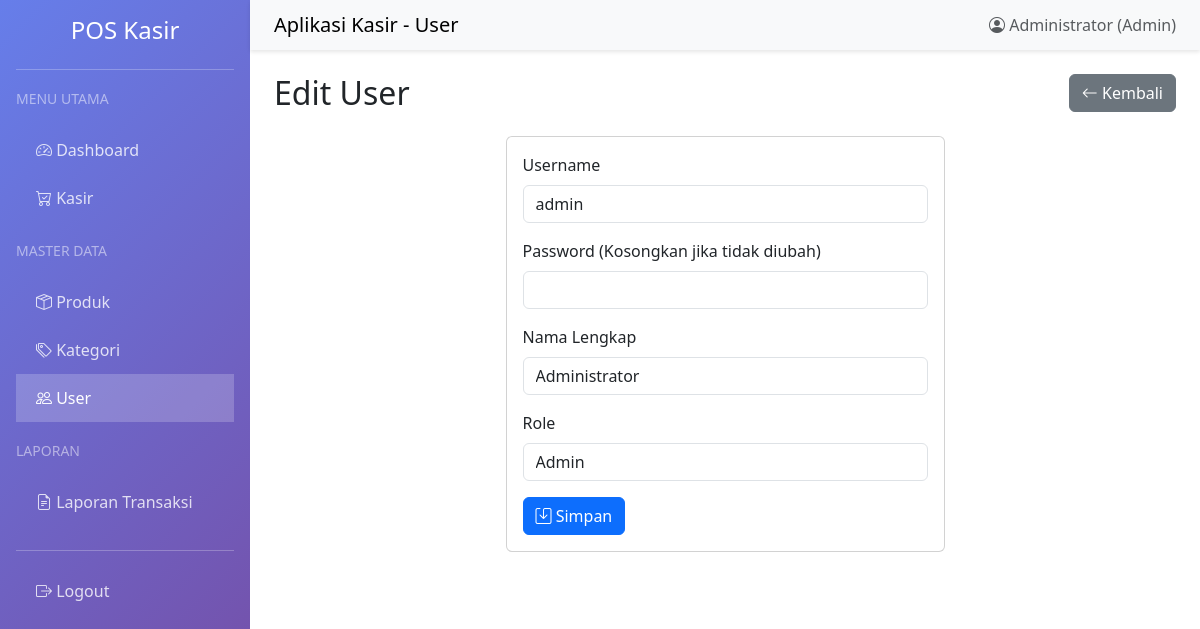
The page /index.php?page=user&action=edit&id=1 (signed in) on the database its author committed.
### tables this page shows
CREATE TABLE users (
    id INT PRIMARY KEY AUTO_INCREMENT,
    username VARCHAR(50) UNIQUE NOT NULL,
    password VARCHAR(255) NOT NULL,
    nama_lengkap VARCHAR(100) NOT NULL,
    role ENUM('admin', 'kasir') NOT NULL,
    created_at TIMESTAMP DEFAULT CURRENT_TIMESTAMP
);

### controllers/UserController.php (called while the page is built, shortened)
<?php
class UserController {
    private $userModel;
    public function __construct() {
        $database = new Database();
        $this->db = $database->getConnection();
        $this->userModel = new User($this->db);
    }
    public function edit() {
        $id = $_GET['id'];
        $user = $this->userModel->getById($id);
        $action = 'edit';
        include 'views/user/form.php';
    }
}
?>

### config/database.php (called while the page is built, shortened)
<?php
class Database {
    private $host = 'localhost';
    private $db_name = 'pos_kasir';
    private $username = 'root';
    private $password = '';
    public function getConnection() {
        $this->conn = null;
        try {
            $this->conn = new PDO(
                "mysql:host=" . $this->host . ";dbname=" . $this->db_name,
                $this->username,
                $this->password
            );
            $this->conn->setAttribute(PDO::ATTR_ERRMODE, PDO::ERRMODE_EXCEPTION);
            $this->conn->exec("set names utf8");
        } catch(PDOException $e) {
            echo "Connection error: " . $e->getMessage();
        }
        return $this->conn;
    }
}
?>

### models/User.php (called while the page is built, shortened)
<?php
class User {
    private $conn;
    private $table = 'users';
    public function __construct($db) {
        $this->conn = $db;
    }
    public function getById($id) {
        $query = "SELECT id, username, nama_lengkap, role FROM " . $this->table . " WHERE id = :id";
        $stmt = $this->conn->prepare($query);
        $stmt->bindParam(':id', $id);
        $stmt->execute();
        return $stmt->fetch(PDO::FETCH_ASSOC);
    }
}

### views/user/form.php (the view, shortened to what this page needs)
<?php include 'views/layouts/header.php'; ?>
<div class="row mb-3">
    <div class="col">
        <h2><?= $action == 'create' ? 'Tambah' : 'Edit' ?> User</h2>
    </div>
    <div class="col text-end">
        <a href="index.php?page=user" class="btn btn-secondary">
            <i class="bi bi-arrow-left"></i> Kembali
        </a>
    </div>
</div>
<div class="row justify-content-center">
    <div class="col-md-6">
        <div class="card">
            <div class="card-body">
                <form method="POST">
                    <div class="mb-3">
                        <label class="form-label">Username</label>
                        <input type="text" name="username" class="form-control"
                               value="<?= $user['username'] ?? '' ?>" required>
                    </div>
                    <div class="mb-3">
                        <label class="form-label">Password <?= $action == 'edit' ? '(Kosongkan jika tidak diubah)' : '' ?></label>
                        <input type="password" name="password" class="form-control"
                               <?= $action == 'create' ? 'required' : '' ?>>
                    </div>
                    <div class="mb-3">
                        <label class="form-label">Nama Lengkap</label>
                        <input type="text" name="nama_lengkap" class="form-control"
                               value="<?= $user['nama_lengkap'] ?? '' ?>" required>
                    </div>
                    <div class="mb-3">
                        <label class="form-label">Role</label>
                        <select name="role" class="form-control" required>
                            <option value="admin" <?= isset($user) && $user['role'] == 'admin' ? 'selected' : '' ?>>
                                Admin
                            </option>
                        </select>
                    </div>
                    <button type="submit" class="btn btn-primary">
                        <i class="bi bi-save"></i> Simpan
                    </button>
                </form>
            </div>
        </div>
    </div>
</div>
<?php include 'views/layouts/footer.php'; ?>

### rows shown on the page
users: username "admin", nama_lengkap "Administrator", role "Admin"

### other values the page prints
$page "User"
$_SESSION['nama_lengkap'] "Administrator"
$_SESSION['role'] "Admin"
